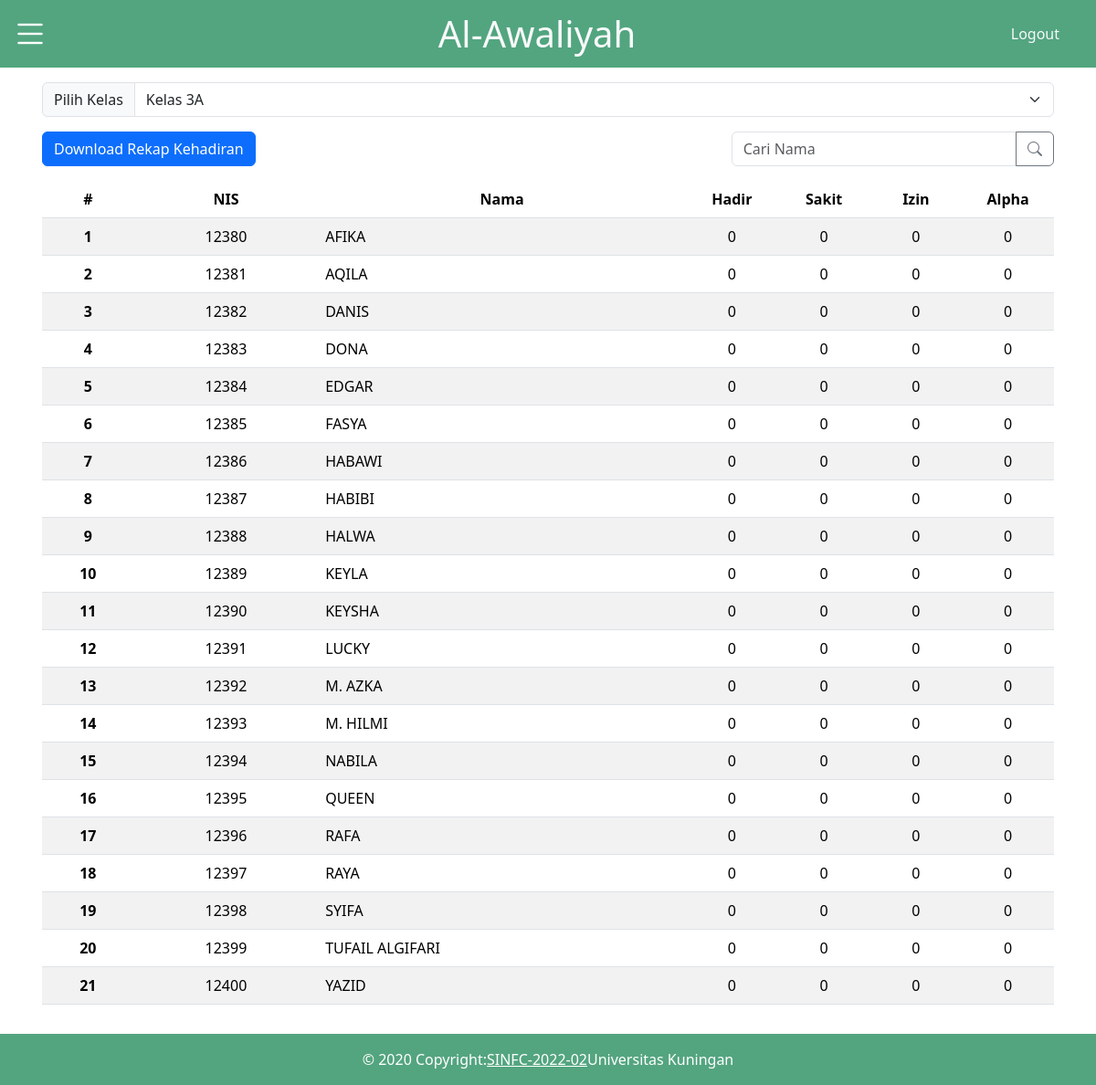
The page /recycle/rekap3A.php (signed in) on the database its author committed.
### tables this page shows
CREATE TABLE `siswa` (
  `nis` varchar(15) NOT NULL,
  `nama` varchar(255) DEFAULT NULL,
  `id_kelas` int(11) DEFAULT NULL,
  `status` enum('aktif','tidak_aktif') NOT NULL
);

### recycle/rekap3A.php (the view, shortened to what this page needs)
<!DOCTYPE html>
<html lang="en">
<head>
    <link href="https://cdn.jsdelivr.net/npm/bootstrap@5.3.2/dist/css/bootstrap.min.css" rel="stylesheet">
    <link rel="stylesheet" href="https://cdn.jsdelivr.net/npm/bootstrap-icons@1.11.2/font/bootstrap-icons.min.css">
    <link rel="stylesheet" href="../css/style.css">
</head>
<body>
    <nav>
        <div class="topnav bg-success bg-opacity-75">
            <div class="row w-100">
                <div class="col col-2">
                    <div class="burger">
                        <a class="btn btn-link" data-bs-toggle="offcanvas" href="#offcanvas" role="button">
                            <i class="bi bi-list text-white fs-1"></i>
                        </a>
                    </div>
                </div>
                <div class="col d-flex justify-content-center align-items-center">
                    <h1 class="text-light m-2">Al-Awaliyah</h1>
                </div>
                <div class="col col-2 d-flex justify-content-end align-items-center">
                    <a class="link-offset-2 link-offset-3-hover link-underline link-underline-opacity-0 link-underline-opacity-75-hover text-light me-3 " href="../action/logout.php">Logout</a>
                </div>
            </div>
        </div>
    </nav>
    <div class="container p-3">
      <div class="input-group mb-3">
        <label class="input-group-text" for="inputGroupSelect01">Pilih Kelas</label>
        <select class="form-select" id="inputGroupSelect01" name="kelas">
          <option value="3A" selected>Kelas 3A</option>
        </select>
      </div>
      <div class="row">
        <div class="col">
          <a href="../action/sheet.php?kelas=5">
              <button class="btn btn-primary">Download Rekap Kehadiran</button>
          </a>
        </div>
        <div class="col col-4 ms-auto">
          <div class="input-group mb-3">
            <input id="search" type="text" class="form-control" placeholder="Cari Nama" aria-label="Recipient's username" aria-describedby="button-addon2">
            <button class="btn btn-outline-secondary" type="button" id="button-addon2">
              <i class="bi bi-search"></i>
            </button>
          </div>
        </div>
      </div>
      <table class="table table-striped m-0 align-items-center">
        <thead class="text-center">
        <tr>
            <th class="col-1" scope="col">#</th>
            <th class="col-2" scope="col">NIS</th>
            <th class="col-4" scope="col">Nama</th>
            <th class="col-1" scope="col">Hadir</th>
            <th class="col-1" scope="col">Sakit</th>
            <th class="col-1" scope="col">Izin</th>
            <th class="col-1" scope="col">Alpha</th>
          </tr>
        </thead>
        <tbody id="data-table-body">
            <?php
            include "../action/koneksi.php";
            $no = 1;
            $data = mysqli_query($koneksi, "SELECT siswa.nis, siswa.nama, kelas.nama_kelas,
            SUM(CASE WHEN presensi.status_presensi = 'H' THEN 1 ELSE 0 END) as hadir,
            SUM(CASE WHEN presensi.status_presensi = 'S' THEN 1 ELSE 0 END) as sakit,
            SUM(CASE WHEN presensi.status_presensi = 'I' THEN 1 ELSE 0 END) as izin,
            SUM(CASE WHEN presensi.status_presensi = 'A' THEN 1 ELSE 0 END) as alpha
            FROM siswa
            LEFT JOIN presensi ON siswa.nis = presensi.nis
            LEFT JOIN kelas ON siswa.id_kelas = kelas.id_kelas
            WHERE kelas.id_kelas = '5'
            GROUP BY siswa.nis");
            while($d = mysqli_fetch_array($data)){
                echo "<tr>";
                echo "<th class='text-center' scope='row'>" . $no++ . "</th>";
                echo "<td class='text-center'>" . $d["nis"] . "</td>";
                echo "<td class='text-start'>" . $d["nama"] . "</td>";
                $sakitColor = ($d['sakit'] > 3) ? 'text-danger fw-bold' : '';
                $izinColor = ($d['izin'] > 3) ? 'text-danger fw-bold' : '';
                $alphaColor = ($d['alpha'] > 3) ? 'text-danger fw-bold' : '';
                echo "<td class='text-center'>" . $d["hadir"] . "</td>";
                echo "<td class='text-center $sakitColor'>" . $d["sakit"] . "</td>";
                echo "<td class='text-center $izinColor'>" . $d["izin"] . "</td>";
                echo "<td class='text-center $alphaColor'>" . $d["alpha"] . "</td>";
                echo "</tr>";
            }
            ?>
        </tbody>
      </table>
    </div>
    <footer class="text-lg-start mt-3">
        <div class="d-flex justify-content-center align-items-center text-white p-3" style="background-color: rgb(83,165,127);">
        © 2020 Copyright:
        <a class="text-white" href="https://www.instagram.com/sisteminformasi_02?igsh=MWF0bmJwczFmZDcybg==" target="_BLANK">SINFC-2022-02</a>
        Universitas Kuningan
        </div>
    </footer>
</body>
</html>

### css/style.css (style rules this page uses)
.topnav { background-color: rgb(83,165,127); }

### rows shown on the page
siswa: nis "12380", nama "AFIKA", hadir "0", sakit "0", izin "0", alpha "0"
siswa: nis "12381", nama "AQILA", hadir "0", sakit "0", izin "0", alpha "0"
siswa: nis "12382", nama "DANIS", hadir "0", sakit "0", izin "0", alpha "0"
siswa: nis "12383", nama "DONA", hadir "0", sakit "0", izin "0", alpha "0"
siswa: nis "12384", nama "EDGAR", hadir "0", sakit "0", izin "0", alpha "0"
siswa: nis "12385", nama "FASYA", hadir "0", sakit "0", izin "0", alpha "0"
siswa: nis "12386", nama "HABAWI", hadir "0", sakit "0", izin "0", alpha "0"
siswa: nis "12387", nama "HABIBI", hadir "0", sakit "0", izin "0", alpha "0"
siswa: nis "12388", nama "HALWA", hadir "0", sakit "0", izin "0", alpha "0"
siswa: nis "12389", nama "KEYLA", hadir "0", sakit "0", izin "0", alpha "0"
siswa: nis "12390", nama "KEYSHA", hadir "0", sakit "0", izin "0", alpha "0"
siswa: nis "12391", nama "LUCKY", hadir "0", sakit "0", izin "0", alpha "0"
siswa: nis "12392", nama "M. AZKA", hadir "0", sakit "0", izin "0", alpha "0"
siswa: nis "12393", nama "M. HILMI", hadir "0", sakit "0", izin "0", alpha "0"
siswa: nis "12394", nama "NABILA", hadir "0", sakit "0", izin "0", alpha "0"
siswa: nis "12395", nama "QUEEN", hadir "0", sakit "0", izin "0", alpha "0"
siswa: nis "12396", nama "RAFA", hadir "0", sakit "0", izin "0", alpha "0"
siswa: nis "12397", nama "RAYA", hadir "0", sakit "0", izin "0", alpha "0"
siswa: nis "12398", nama "SYIFA", hadir "0", sakit "0", izin "0", alpha "0"
siswa: nis "12399", nama "TUFAIL ALGIFARI", hadir "0", sakit "0", izin "0", alpha "0"
siswa: nis "12400", nama "YAZID", hadir "0", sakit "0", izin "0", alpha "0"
